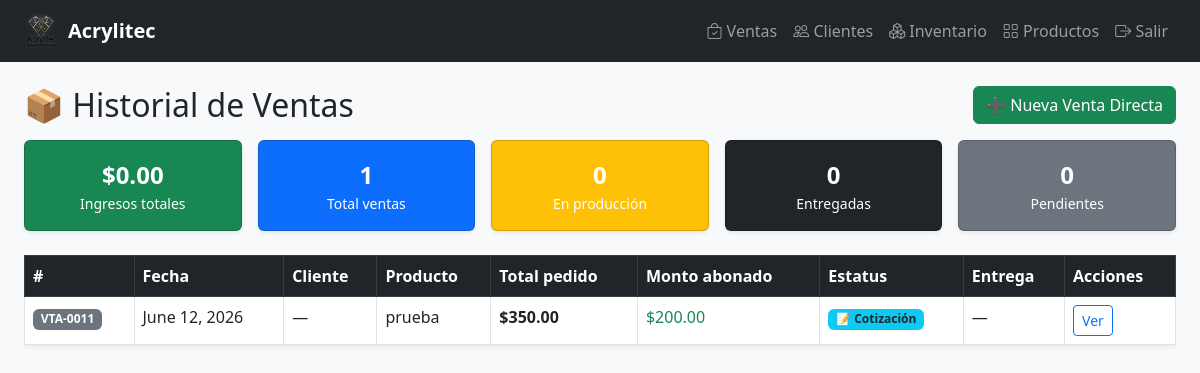
/ventas/, run on the app's committed database.
### gestion/models.py (models this page shows, shortened)
class Ventas(models.Model):
    ESTATUS_CHOICES = [
        ('cotizacion', 'Cotización'),
        ('pendiente', 'Pendiente'),
        ('en_produccion', 'En producción'),
        ('pagada', 'Pagada'),
        ('entregada', 'Entregada'),
    ]
    id_venta = models.AutoField(primary_key=True)
    id_cotizacion = models.ForeignKey(Cotizaciones, models.DO_NOTHING, db_column='id_cotizacion', blank=True, null=True)
    id_cliente = models.ForeignKey('Clientes', on_delete=models.SET_NULL, null=True, blank=True, db_column='id_cliente_directo')
    monto_abonado = models.DecimalField(max_digits=10, decimal_places=2, default=0.00, verbose_name="Anticipo/Abono")
    estatus = models.CharField(max_length=20, choices=ESTATUS_CHOICES, default='pendiente')
    fecha_entrega = models.DateField(blank=True, null=True)
    fecha_venta = models.DateField(auto_now_add=True, null=True)

class Productos(models.Model):
    id_producto = models.AutoField(primary_key=True)
    nombre = models.CharField(max_length=100, blank=True, null=True)
    detalle = models.CharField(max_length=100, blank=True, null=True)
    precio_fijo = models.DecimalField(max_digits=10, decimal_places=2, blank=True, null=True, verbose_name="Precio Fijo (Opcional)")
    porcentaje_utilidad = models.IntegerField(default=40)
    foto = models.CharField(max_length=255, blank=True, null=True)
    class Meta:
        managed = True
        db_table = 'productos'
        verbose_name = "Producto"
        verbose_name_plural = "Productos"

### gestion/views.py (the view)
# urls.py: path('ventas/', views.lista_ventas, name='lista_ventas'),
def lista_ventas(request):
    limite = datetime.date.today() - datetime.timedelta(days=15)
    Ventas.objects.filter(estatus='cotizacion', fecha_venta__lt=limite).delete()
    ventas = Ventas.objects.select_related(
        'id_cotizacion__id_cliente',
        'id_cotizacion__id_producto',
        'id_cliente',
    ).prefetch_related('detalles__id_producto').order_by('-fecha_venta', '-id_venta')
    ESTATUS_COBRADO = ('pagada', 'entregada')
    total_ingresos = sum(
        _total_venta(v)
        for v in ventas
        if v.estatus in ESTATUS_COBRADO
    )
    resumen = {
        'total_ventas':   ventas.count(),
        'total_ingresos': total_ingresos,
        'pendientes':     ventas.filter(estatus='pendiente').count(),
        'en_produccion':  ventas.filter(estatus='en_produccion').count(),
        'entregadas':     ventas.filter(estatus='entregada').count(),
    }
    for v in ventas:
        v.total_calculado = _total_venta(v)
        v.cliente_nombre  = _cliente_nombre(v)
        v.producto_nombre = _producto_nombre(v)
    return render(request, 'gestion/ventas_list.html',
                  {'ventas': ventas, 'resumen': resumen})

### gestion/views.py (called while the page is built)
def _total_venta(venta):
    if venta.id_cotizacion_id:
        return venta.id_cotizacion.monto_total or Decimal('0')
    return sum(d.subtotal for d in venta.detalles.all()) or Decimal('0')

def _cliente_nombre(venta):
    if venta.id_cotizacion_id and venta.id_cotizacion.id_cliente:
        return venta.id_cotizacion.id_cliente.nombre
    if venta.id_cliente_id:
        return venta.id_cliente.nombre
    return '—'

def _producto_nombre(venta):
    if venta.id_cotizacion_id and venta.id_cotizacion.id_producto:
        return venta.id_cotizacion.id_producto.nombre
    detalles = list(venta.detalles.all())
    if len(detalles) == 1:
        return detalles[0].id_producto.nombre
    elif len(detalles) > 1:
        return f'{detalles[0].id_producto.nombre} +{len(detalles)-1} más'
    return '—'

### gestion/templates/gestion/ventas_list.html
{% extends 'gestion/base.html' %}
{% block content %}
<div class="d-flex justify-content-between align-items-center mb-3">
    <h2 class="mb-0">📦 Historial de Ventas</h2>
    <a href="{% url 'nuevo_pedido' %}" class="btn btn-success">
        ➕ Nueva Venta Directa
    </a>
</div>
<div class="row g-3 mb-4">
    <div class="col">
        <div class="card bg-success text-white shadow-sm">
            <div class="card-body text-center">
                <div class="fs-4 fw-bold">${{ resumen.total_ingresos|floatformat:2 }}</div>
                <div class="small">Ingresos totales</div>
            </div>
        </div>
    </div>
    <div class="col">
        <div class="card bg-primary text-white shadow-sm">
            <div class="card-body text-center">
                <div class="fs-4 fw-bold">{{ resumen.total_ventas }}</div>
                <div class="small">Total ventas</div>
            </div>
        </div>
    </div>
    <div class="col">
        <div class="card bg-warning text-white shadow-sm">
            <div class="card-body text-center">
                <div class="fs-4 fw-bold">{{ resumen.en_produccion }}</div>
                <div class="small">En producción</div>
            </div>
        </div>
    </div>
    <div class="col">
        <div class="card bg-dark text-white shadow-sm">
            <div class="card-body text-center">
                <div class="fs-4 fw-bold">{{ resumen.entregadas }}</div>
                <div class="small">Entregadas</div>
            </div>
        </div>
    </div>
    <div class="col">
        <div class="card bg-secondary text-white shadow-sm">
            <div class="card-body text-center">
                <div class="fs-4 fw-bold">{{ resumen.pendientes }}</div>
                <div class="small">Pendientes</div>
            </div>
        </div>
    </div>
</div>
{% if ventas %}
<div class="table-responsive">
    <table class="table table-hover table-bordered bg-white shadow-sm">
        <thead class="table-dark">
            <tr>
                <th>#</th>
                <th>Fecha</th>
                <th>Cliente</th>
                <th>Producto</th>
                <th>Total pedido</th>
                <th>Monto abonado</th>
                <th>Estatus</th>
                <th>Entrega</th>
                <th>Acciones</th>
            </tr>
        </thead>
        <tbody>
            {% for v in ventas %}
            <tr>
                <td><span class="badge bg-secondary">VTA-{{ v.id_venta|stringformat:"04d" }}</span></td>
                <td>{{ v.fecha_venta }}</td>
                <td>{{ v.cliente_nombre|default:"—" }}</td>
                <td>{{ v.producto_nombre|default:"—" }}</td>
                <td class="fw-bold text-dark">${{ v.total_calculado|floatformat:2 }}</td>
                <td class="text-success">${{ v.monto_abonado|floatformat:2 }}</td>
                <td>
                    {% if v.estatus == 'cotizacion' %}
                        <span class="badge bg-info text-dark">📝 Cotización</span>
                    {% elif v.estatus == 'pendiente' %}
                        <span class="badge bg-secondary">⏳ Pendiente</span>
                    {% elif v.estatus == 'en_produccion' %}
                        <span class="badge bg-warning text-dark">🔧 En producción</span>
                    {% elif v.estatus == 'pagada' %}
                        <span class="badge bg-primary">💰 Pagada</span>
                    {% elif v.estatus == 'entregada' %}
                        <span class="badge bg-success">✅ Entregada</span>
                    {% endif %}
                </td>
                <td>{{ v.fecha_entrega|default:"—" }}</td>
                <td>
                    <a href="{% url 'detalle_venta' v.id_venta %}"
                       class="btn btn-sm btn-outline-primary">Ver</a>
                </td>
            </tr>
            {% endfor %}
        </tbody>
    </table>
</div>
{% else %}
<div class="alert alert-info">
    Aún no hay pedidos registrados.
    <a href="{% url 'nuevo_pedido' %}" class="alert-link">Crea el primer pedido aquí.</a>
</div>
{% endif %}
{% endblock %}

### data on the page
Ventas: id_venta "0011", fecha_venta "June 12, 2026", cliente_nombre "—", producto_nombre "prueba", total_calculado "350.00", monto_abonado "200.00", estatus "📝 Cotización", fecha_entrega "—"

### other printed values
{{ resumen.total_ingresos|floatformat:2 }} "0.00"
{{ resumen.total_ventas }} "1"
{{ resumen.en_produccion }} "0"
{{ resumen.entregadas }} "0"
{{ resumen.pendientes }} "0"
